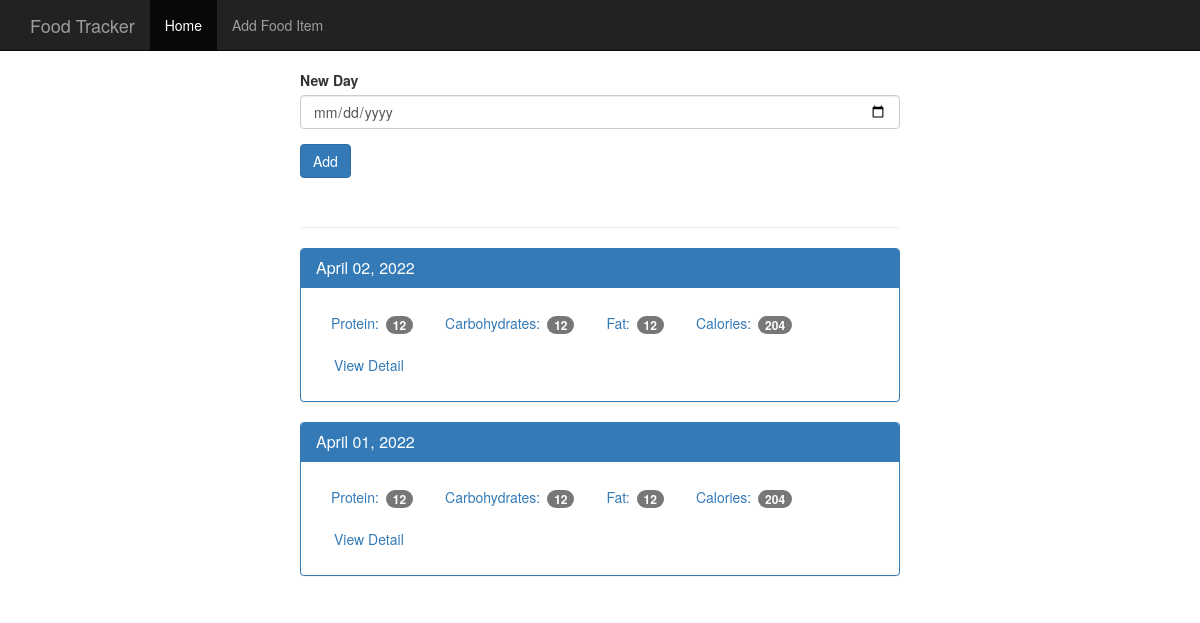
The page / on the database its author committed.
### tables this page shows
CREATE TABLE log_date (
    id INTEGER PRIMARY KEY AUTOINCREMENT,
    entry_date DATE NOT NULL
);

### app.py (the view)
@app.route('/', methods=['GET','POST'])
def index():
    db = get_db()
    if request.method == 'POST':
        dt = datetime.strptime(request.form['date'],'%Y-%m-%d')
        db_dt = datetime.strftime(dt,'%Y%m%d')
        db.execute('insert into log_date (entry_date) values (?)',[db_dt])
        db.commit()
    cur = db.execute('''select log_date.entry_date,
                        sum(food.protein) as protein,
                        sum(food.carbohydrates) as carbohydrates,
                        sum(food.fat) as fat ,
                        sum(food.calories) as calories
                        from log_date
                        left join food_date on food_date.log_date_id = log_date.id
                        left join food on food.id = food_date.food_id
                        group by log_date.id
                        order by log_date.entry_date desc;''')
    results = cur.fetchall()
    date_results = list()
    for i in results:
        single_date = {}
        single_date['entry_date'] = i['entry_date']
        single_date['protein'] = i['protein']
        single_date['carbohydrates'] = i['carbohydrates']
        single_date['fat'] = i['fat']
        single_date['calories'] = i['calories']
        d = datetime.strptime(str(i['entry_date']), '%Y%m%d')
        single_date['pretty_date'] = datetime.strftime(d,'%B %d, %Y')
        date_results.append(single_date)
    return render_template('home.html',results=date_results)

### database.py (called while the page is built)
def connect_db():
    sql = sqlite3.connect('C:\\Users\\vishnu.adepu\\Desktop\\sqlite\\food_log.db')
    sql.row_factory = sqlite3.Row # converts tuples to dictionary
    return sql

def get_db():
    if not hasattr(g, 'sqlite3_db'):
        g.sqlite_db = connect_db()
    return g.sqlite_db

### templates/home.html
{% extends 'base.html' %}
{% block body %}
<nav class="navbar navbar-inverse navbar-fixed-top">
	<div class="container">
		<div class="navbar-header">
			<a class="navbar-brand" href="{{ url_for('index') }}">Food Tracker</a>
		</div>
		<div id="navbar" class="navbar-collapse collapse">
			<ul class="nav navbar-nav">
				<li class="active"><a href="{{ url_for('index') }}">Home</a></li>
				<li><a href="{{ url_for('food') }}">Add Food Item</a></li>
			</ul>
		</div>
	</div>
</nav>
<div class="container theme-showcase col-sm-6 col-sm-offset-3" role="main">
	<div class="row">
		<div>
			<form method="POST" action="{{ url_for('index') }}">
				<div class="form-group">
					<label for="new-day">New Day</label>
					<input type="date" class="form-control" name="date" id="new-day">
				</div>
				<button type="submit" class="btn btn-primary">Add</button>
			</form>
			<div class="page-header"></div>
			{% for r in results %}
			<div class="panel panel-primary">
				<div class="panel-heading">
					<h3 class="panel-title">{{ r.pretty_date }}</h3>
				</div>
				<div class="panel-body">
					<ul class="nav nav-pills" role="tablist">
						<li><a>Protein: <span class="badge">{{ r.protein }}</span></a></li>
						<li><a>Carbohydrates: <span class="badge">{{ r.carbohydrates}}</span></a></li>
						<li><a>Fat: <span class="badge">{{ r.fat }}</span></a></li>
						<li><a>Calories: <span class="badge">{{ r.calories }}</span></a></li>
						<li><a href="{{ url_for('view', date=r.entry_date) }}" type="button" class="btn btn-link">View
								Detail</a></li>
					</ul>
				</div>
			</div>
			{% endfor %}
		</div>
	</div>
</div>
{% endblock %}

### templates/base.html (shortened to what this page needs)
<!DOCTYPE html>
<html lang="en">
<head>
    <link href="{{ url_for('static', filename='bootstrap.min.css') }}" rel="stylesheet">
    <link href="{{ url_for('static', filename='theme.css') }}" rel="stylesheet">
</head>
<body>
    {% block body %} {% endblock %}
</body>
</html>

### static/theme.css (style rules this page uses)
body { padding-top: 70px; padding-bottom: 30px; }

### rows shown on the page
log_date: pretty_date "April 02, 2022", protein "12", carbohydrates "12", fat "12", calories "204"
log_date: pretty_date "April 01, 2022", protein "12", carbohydrates "12", fat "12", calories "204"
